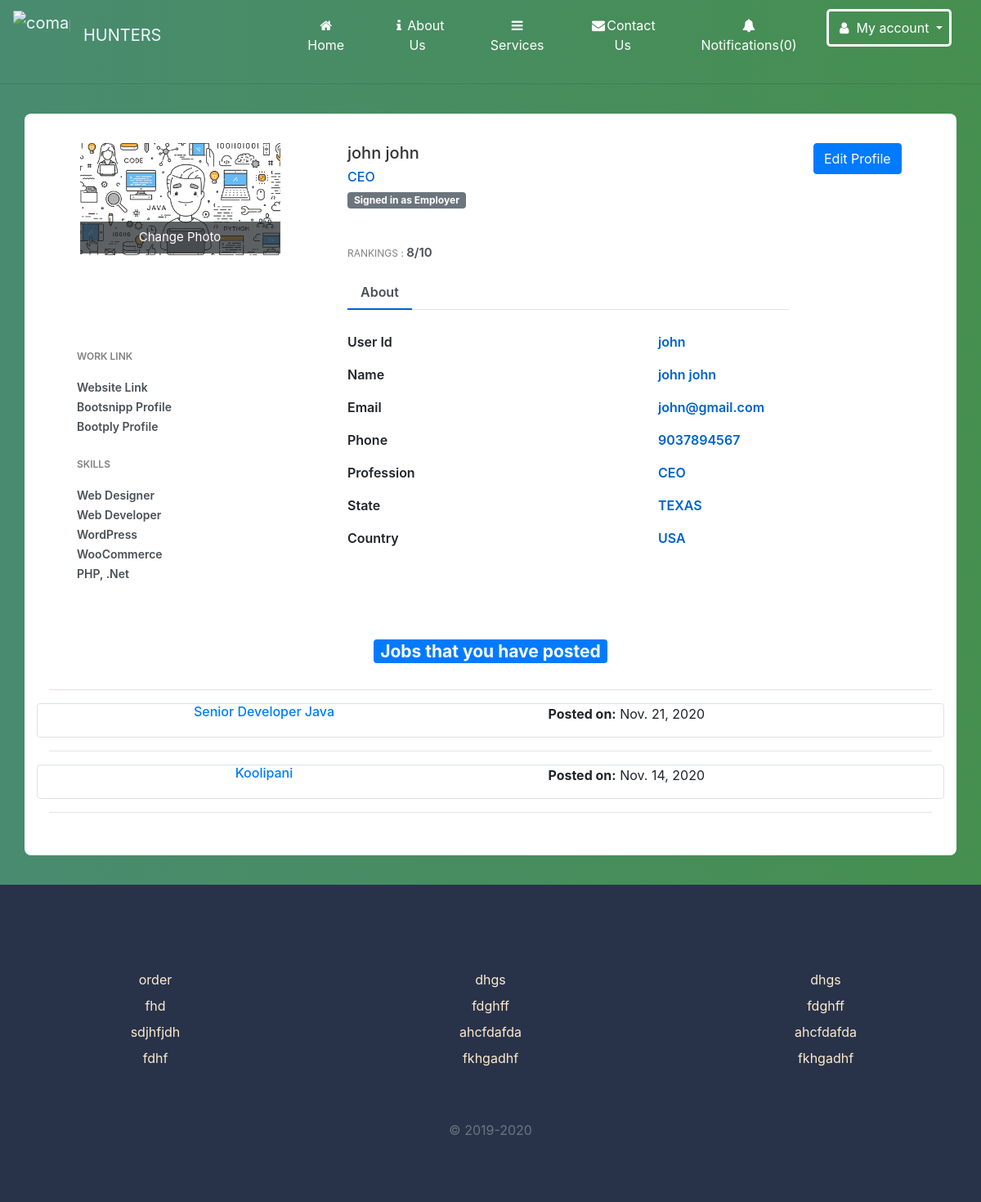
The page /profile (signed in) on the database its author committed.
### home/models.py (models this page shows, shortened)
class Userprofile(models.Model):
    user = models.OneToOneField(User, related_name='userprofile', on_delete=models.CASCADE)
    is_employer=models.BooleanField(default=False)
    PhoneNumber=models.CharField(max_length=50, blank=True)
    address=models.TextField()
    education=models.TextField(max_length=50, blank=True)
    profession=models.CharField(max_length=50, blank=True)
    experiance=models.TextField(max_length=50, blank=True)
    country=models.CharField(max_length=50, blank=True)
    state=models.CharField(max_length=50, blank=True)
    profile_pic=models.ImageField(upload_to="media/media",null=True,blank=True)

class JobPosting(models.Model):
    created_by = models.ForeignKey(User,related_name='jobs', on_delete=models.CASCADE,
                        null=True ,  editable=False, blank=True)
    title = models.CharField(max_length=100)
    company_name = models.CharField(max_length=200)
    employment_status = models.CharField(choices=JOB_TYPE, max_length=10)
    vacancy = models.CharField(max_length=10, null=True)
    gender = models.CharField(choices=GENDER, max_length=30, null=True)
    category = models.CharField(choices=CATEGORY, max_length=30)
    description = models.TextField()
    responsibilities = models.TextField()
    experience = models.CharField(max_length=100)
    job_location = models.CharField(max_length=120)
    Salary = models.CharField(max_length=100, null=True, blank=True)
    application_deadline = models.DateTimeField()
    published_on = models.DateTimeField(auto_now_add=True)
    class Meta:
        ordering=['-published_on']

### home/views.py (the view, shortened to what this page needs)
# urls.py: path('profile',views.profile,name='profile'),
@login_required
def profile(request):
      userdetails=Userprofile.objects.all()
      jobs=JobPosting.objects.all()
      context={'userdetails':userdetails,'userprofile':request.user.userprofile}
      return render(request,'profile.html',context)

### home/context_processors.py (called while the page is built)
def notification(request):
    if request.user.is_authenticated:
        return {'notifications':request.user.notifications.filter(is_read=False)}
    else:
        return {'notifications':[]}

### templates/profile.html (shortened to what this page needs)
<!DOCTYPE html>
<html lang="en">
<head>
    <link href="//maxcdn.bootstrapcdn.com/bootstrap/4.1.1/css/bootstrap.min.css" rel="stylesheet" id="bootstrap-css">
</head>
<body>
    {% include "navbar.html"%}
    <div class="container emp-profile">
        <form method="post">
            <div class="row">
                <div class="col-md-4">
                    <div class="profile-img">
                        <img src="{{user.userprofile.profile_pic.url}}" alt="profile pic" />
                        <div class="file btn btn-lg btn-primary">
                            <form action="" method="POST" enctype="multipart/form-data">
                                Change Photo
                            </form>
                        </div>
                    </div>
                </div>
                <div class="col-md-6">
                    <div class="profile-head">
                        <h5>
                            {{user.first_name}}&nbsp;{{request.user.last_name}}
                        </h5>
                        <h6>
                            {{request.user.userprofile.profession}} {% if userprofile.is_employer %}
                            <p class="pt-2"> <span class="badge badge-secondary px-2 py-1 mb-3">Signed in as Employer</span></p>
                            {% else%}
                            <p class="pt-2"> <span class="badge badge-secondary px-2 py-1 mb-3">Signed in as Employee</span></p>
                            {% endif %}
                        </h6>
                        <p class="proile-rating">RANKINGS : <span>8/10</span></p>
                        <ul class="nav nav-tabs" id="myTab" role="tablist">
                            <li class="nav-item">
                                <a class="nav-link active" id="home-tab" data-toggle="tab" href="#home" role="tab" aria-controls="home" aria-selected="true">About</a>
                            </li>
                        </ul>
                    </div>
                </div>
                <div class="col-md-2 sm-hidden ">
                    <button type="button" class="btn btn-primary " data-toggle="modal" data-target="#exampleModal">Edit Profile</button>
                </div>
            </div>
            <div class="row">
                <div class="col-md-4">
                    <div class="profile-work sm-hidden ">
                        <p>WORK LINK</p>
                        <a href="">Website Link</a><br/>
                        <a href="">Bootsnipp Profile</a><br/>
                        <a href="">Bootply Profile</a>
                        <p>SKILLS</p>
                        <a href="">Web Designer</a><br/>
                        <a href="">Web Developer</a><br/>
                        <a href="">WordPress</a><br/>
                        <a href="">WooCommerce</a><br/>
                        <a href="">PHP, .Net</a><br/>
                    </div>
                </div>
                <div class="col-md-8">
                    <div class="tab-content profile-tab" id="myTabContent">
                        <div class="tab-pane fade show active" id="home" role="tabpanel" aria-labelledby="home-tab">
                            <div class="row">
                                <div class="col-md-6">
                                    <label>User Id</label>
                                </div>
                                <div class="col-md-6">
                                    <p>{{user}}</p>
                                </div>
                            </div>
                            <div class="row">
                                <div class="col-md-6">
                                    <label>Name</label>
                                </div>
                                <div class="col-md-6">
                                    <p>{{user.first_name}}&nbsp;{{user.last_name}}</p>
                                </div>
                            </div>
                            <div class="row">
                                <div class="col-md-6">
                                    <label>Email</label>
                                </div>
                                <div class="col-md-6">
                                    <p>{{user.email}}</p>
                                </div>
                            </div>
                            <div class="row">
                                <div class="col-md-6">
                                    <label>Phone</label>
                                </div>
                                <div class="col-md-6">
                                    <p>{{request.user.userprofile.PhoneNumber}}</p>
                                </div>
                            </div>
                            <div class="row">
                                <div class="col-md-6">
                                    <label>Profession</label>
                                </div>
                                <div class="col-md-6">
                                    <p>{{request.user.userprofile.profession}}</p>
                                </div>
                            </div>
                            <div class="row">
                                <div class="col-md-6">
                                    <label>State</label>
                                </div>
                                <div class="col-md-6">
                                    <p>{{request.user.userprofile.state}}</p>
                                </div>
                            </div>
                            <div class="row">
                                <div class="col-md-6">
                                    <label>Country</label>
                                </div>
                                <div class="col-md-6">
                                    <p>{{request.user.userprofile.country}}</p>
                                </div>
                            </div>
                        </div>
                    </div>
                </div>
            </div>
            <div class="container text-center">
                <p>{% if userprofile.is_employer %}
                    <h3 class="mb-2"> <span class="badge badge-primary px-2 py-1 mb-3">Jobs that you have posted </span></h3>
                    <hr> {% for job in request.user.jobs.all%}
                    <div class="row border rounded  ">
                        <div class="column col-sm-6 text-center ">
                            <a href="{% url 'view_postedjob' job.id %}">
                                <h6>{{job.title}}</h6>
                            </a>
                        </div>
                        <div class="column col-sm-3  text-right ">
                            <p><strong> Posted on:</strong> {{job.published_on|date}}</P>
                        </div>
                    </div>
                    <hr> {% empty%}
                    <p>You haven't posted any Jobs yet</p>
                    {% endfor %} {% endif %} </p>
            </div>
        </form>
    </div>
    {% include 'footer.html'%}
</body>
</html>

### templates/profile.html (style rules this page uses)
body { background: -webkit-linear-gradient(left, #498b70, #458f4f); }
.emp-profile { padding: 3%; margin-top: 3%; margin-bottom: 3%; border-radius: 0.5rem; background: #fff; }
.profile-img { text-align: center; }
.profile-img img { width: 70%; height: 100%; }
.profile-img .file { position: relative; overflow: hidden; margin-top: -20%; width: 70%; border: none; border-radius: 0; font-size: 15px; background: #212529b8; }
.profile-head h5 { color: #333; }
.profile-head h6 { color: #0062cc; }
.proile-rating { font-size: 12px; color: #818182; margin-top: 5%; }
.proile-rating span { color: #495057; font-size: 15px; font-weight: 600; }
.profile-head .nav-tabs { margin-bottom: 5%; }
.profile-head .nav-tabs .nav-link { font-weight: 600; border: none; }
.profile-head .nav-tabs .nav-link.active { border: none; border-bottom: 2px solid #0062cc; }
.profile-work { padding: 14%; margin-top: -15%; }
.profile-work p { font-size: 12px; color: #818182; font-weight: 600; margin-top: 10%; }
.profile-work a { text-decoration: none; color: #495057; font-weight: 600; font-size: 14px; }
.profile-tab label { font-weight: 600; }
.profile-tab p { font-weight: 600; color: #0062cc; }

### templates/footer.html (style rules this page uses)
a:link { text-decoration: none; }

### rows shown on the page
JobPosting: title "Senior Developer Java", published_on "Nov. 21, 2020"
JobPosting: title "Koolipani", published_on "Nov. 14, 2020"

### other values the page prints
{{ notifications.count }} "0"
{{ user.first_name }} "john"
{{ request.user.last_name }} "john"
{{ request.user.userprofile.profession }} "CEO"
{{ user }} "john"
{{ user.last_name }} "john"
{{ user.email }} "john@gmail.com"
{{ request.user.userprofile.PhoneNumber }} "9037894567"
{{ request.user.userprofile.state }} "TEXAS"
{{ request.user.userprofile.country }} "USA"
